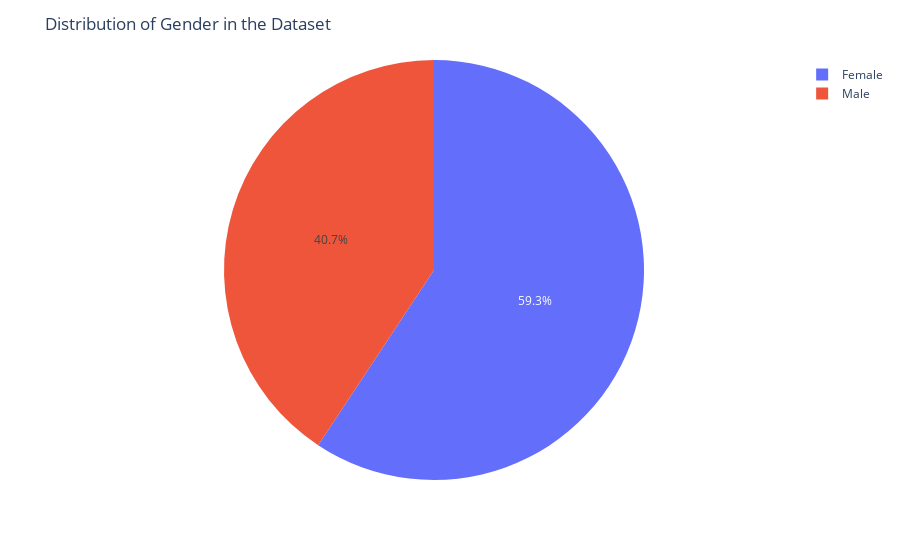
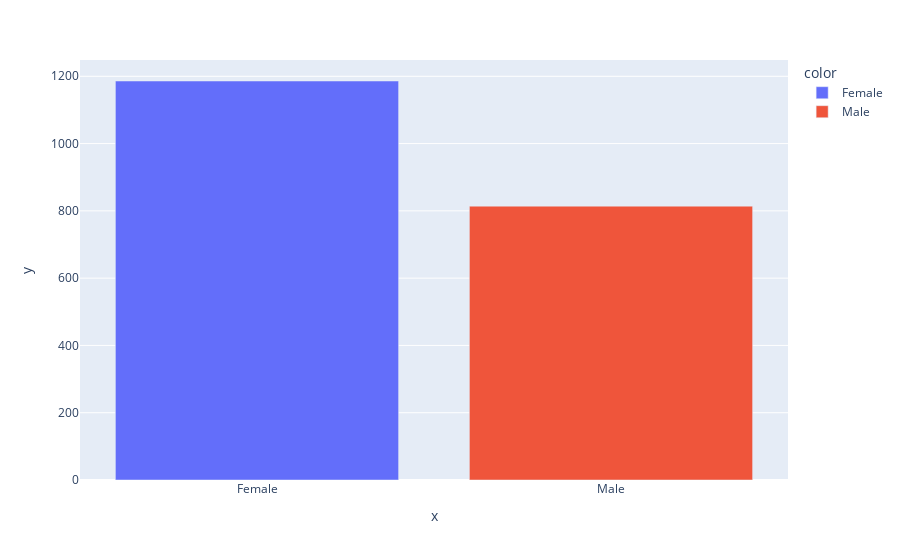

Notebook source saved alongside these figures, in order:
### Markdown cell above
# **Data Visualization**
---

**Data visualization** is a process of **creating visual representations** of data to facilitate the **exploration, interpretation, and communication of patterns** and **relationships within the data**. It is a **powerful tool** for **understanding complex data** and **communicating insights effectively**.

### Code cell
# Obtain the count of each gender in the dataset
gender_count = df['Gender'].value_counts()

# Create a pie chart to visualize the distribution of gender in the dataset
fig = px.pie(values=gender_count, names=gender_count.index)

# Enhance the plot by adding a title and labels
fig.update_layout(title="Distribution of Gender in the Dataset")

# Create a bar chart to visualize the distribution of gender in the dataset 
fig2 = px.bar(y=gender_count, x=gender_count.index, color=gender_count.index)

# Display the plot
fig.show()
fig2.show()

### Figure 1 — Plotly figure (JSON) as saved in the notebook; plotly's stock layout.template omitted (floating-point values rounded to 4 significant figures)
{"data": [{"domain": {"x": [0, 1], "y": [0, 1]}, "hovertemplate": "label=%{label}<br>value=%{value}<extra></extra>", "labels": ["Female", "Male"], "legendgroup": "", "name": "", "showlegend": true, "type": "pie", "values": [1186, 814]}], "layout": {"legend": {"tracegroupgap": 0}, "margin": {"t": 60}, "title": {"text": "Distribution of Gender in the Dataset"}}}

### Figure 2 — Plotly figure (JSON) as saved in the notebook; plotly's stock layout.template omitted (floating-point values rounded to 4 significant figures)
{"data": [{"alignmentgroup": "True", "hovertemplate": "color=Female<br>x=%{x}<br>y=%{y}<extra></extra>", "legendgroup": "Female", "marker": {"color": "#636efa", "pattern": {"shape": ""}}, "name": "Female", "offsetgroup": "Female", "orientation": "v", "showlegend": true, "textposition": "auto", "type": "bar", "x": ["Female"], "xaxis": "x", "y": [1186], "yaxis": "y"}, {"alignmentgroup": "True", "hovertemplate": "color=Male<br>x=%{x}<br>y=%{y}<extra></extra>", "legendgroup": "Male", "marker": {"color": "#EF553B", "pattern": {"shape": ""}}, "name": "Male", "offsetgroup": "Male", "orientation": "v", "showlegend": true, "textposition": "auto", "type": "bar", "x": ["Male"], "xaxis": "x", "y": [814], "yaxis": "y"}], "layout": {"barmode": "relative", "legend": {"title": {"text": "color"}, "tracegroupgap": 0}, "margin": {"t": 60}, "xaxis": {"anchor": "y", "domain": [0, 1], "title": {"text": "x"}}, "yaxis": {"anchor": "x", "domain": [0, 1], "title": {"text": "y"}}}}
